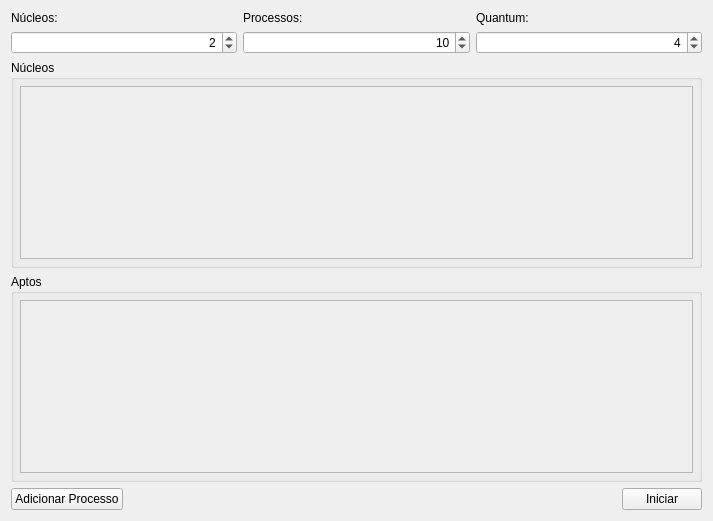
<?xml version="1.0" encoding="UTF-8"?>
<ui version="4.0">
 <class>MainWindow</class>
 <widget class="QMainWindow" name="MainWindow">
  <property name="geometry">
   <rect>
    <x>0</x>
    <y>0</y>
    <width>713</width>
    <height>521</height>
   </rect>
  </property>
  <property name="windowTitle">
   <string>MainWindow</string>
  </property>
  <widget class="QWidget" name="centralWidget">
   <layout class="QVBoxLayout" name="verticalLayout" stretch="0,1,1,0">
    <item>
     <layout class="QGridLayout" name="gridLayout">
      <item row="0" column="2">
       <widget class="QLabel" name="label_3">
        <property name="text">
         <string>Quantum:</string>
        </property>
       </widget>
      </item>
      <item row="1" column="1">
       <widget class="QSpinBox" name="edtQtdProc">
        <property name="alignment">
         <set>Qt::AlignRight|Qt::AlignTrailing|Qt::AlignVCenter</set>
        </property>
        <property name="accelerated">
         <bool>true</bool>
        </property>
        <property name="minimum">
         <number>1</number>
        </property>
        <property name="maximum">
         <number>128</number>
        </property>
        <property name="value">
         <number>10</number>
        </property>
       </widget>
      </item>
      <item row="1" column="2">
       <widget class="QSpinBox" name="edtQuantum">
        <property name="alignment">
         <set>Qt::AlignRight|Qt::AlignTrailing|Qt::AlignVCenter</set>
        </property>
        <property name="accelerated">
         <bool>true</bool>
        </property>
        <property name="minimum">
         <number>2</number>
        </property>
        <property name="maximum">
         <number>20</number>
        </property>
        <property name="value">
         <number>4</number>
        </property>
       </widget>
      </item>
      <item row="0" column="1">
       <widget class="QLabel" name="label_2">
        <property name="text">
         <string>Processos:</string>
        </property>
       </widget>
      </item>
      <item row="0" column="0">
       <widget class="QLabel" name="label">
        <property name="text">
         <string>Núcleos:</string>
        </property>
       </widget>
      </item>
      <item row="1" column="0">
       <widget class="QSpinBox" name="edtNucleos">
        <property name="alignment">
         <set>Qt::AlignRight|Qt::AlignTrailing|Qt::AlignVCenter</set>
        </property>
        <property name="accelerated">
         <bool>true</bool>
        </property>
        <property name="minimum">
         <number>1</number>
        </property>
        <property name="maximum">
         <number>64</number>
        </property>
        <property name="value">
         <number>2</number>
        </property>
       </widget>
      </item>
     </layout>
    </item>
    <item>
     <widget class="QGroupBox" name="grpNucleos">
      <property name="title">
       <string>Núcleos</string>
      </property>
      <layout class="QHBoxLayout" name="horizontalLayout_3">
       <property name="leftMargin">
        <number>6</number>
       </property>
       <property name="topMargin">
        <number>6</number>
       </property>
       <property name="rightMargin">
        <number>6</number>
       </property>
       <property name="bottomMargin">
        <number>6</number>
       </property>
       <item>
        <widget class="QScrollArea" name="scrNucleos">
         <property name="widgetResizable">
          <bool>true</bool>
         </property>
         <widget class="QWidget" name="scrNucleosContents">
          <property name="geometry">
           <rect>
            <x>0</x>
            <y>0</y>
            <width>669</width>
            <height>161</height>
           </rect>
          </property>
          <layout class="QHBoxLayout" name="horizontalLayout_4">
           <property name="leftMargin">
            <number>0</number>
           </property>
           <property name="topMargin">
            <number>0</number>
           </property>
           <property name="rightMargin">
            <number>0</number>
           </property>
           <property name="bottomMargin">
            <number>0</number>
           </property>
          </layout>
         </widget>
        </widget>
       </item>
      </layout>
     </widget>
    </item>
    <item>
     <widget class="QGroupBox" name="grpAptos">
      <property name="title">
       <string>Aptos</string>
      </property>
      <layout class="QHBoxLayout" name="horizontalLayout_2">
       <property name="leftMargin">
        <number>6</number>
       </property>
       <property name="topMargin">
        <number>6</number>
       </property>
       <property name="rightMargin">
        <number>6</number>
       </property>
       <property name="bottomMargin">
        <number>6</number>
       </property>
       <item>
        <widget class="QScrollArea" name="scrAptos">
         <property name="verticalScrollBarPolicy">
          <enum>Qt::ScrollBarAsNeeded</enum>
         </property>
         <property name="horizontalScrollBarPolicy">
          <enum>Qt::ScrollBarAsNeeded</enum>
         </property>
         <property name="widgetResizable">
          <bool>true</bool>
         </property>
         <widget class="QWidget" name="scrAptosContents">
          <property name="geometry">
           <rect>
            <x>0</x>
            <y>0</y>
            <width>669</width>
            <height>160</height>
           </rect>
          </property>
          <layout class="QHBoxLayout" name="horizontalLayout_5">
           <property name="leftMargin">
            <number>0</number>
           </property>
           <property name="topMargin">
            <number>0</number>
           </property>
           <property name="rightMargin">
            <number>0</number>
           </property>
           <property name="bottomMargin">
            <number>0</number>
           </property>
          </layout>
         </widget>
        </widget>
       </item>
      </layout>
     </widget>
    </item>
    <item>
     <layout class="QHBoxLayout" name="horizontalLayout">
      <item>
       <widget class="QPushButton" name="btnAddProcesso">
        <property name="text">
         <string>Adicionar Processo</string>
        </property>
       </widget>
      </item>
      <item>
       <spacer name="horizontalSpacer">
        <property name="orientation">
         <enum>Qt::Horizontal</enum>
        </property>
        <property name="sizeHint" stdset="0">
         <size>
          <width>40</width>
          <height>20</height>
         </size>
        </property>
       </spacer>
      </item>
      <item>
       <widget class="QPushButton" name="btnIniciar">
        <property name="text">
         <string>Iniciar</string>
        </property>
       </widget>
      </item>
     </layout>
    </item>
   </layout>
  </widget>
 </widget>
 <layoutdefault spacing="6" margin="11"/>
 <tabstops>
  <tabstop>edtNucleos</tabstop>
  <tabstop>edtQtdProc</tabstop>
  <tabstop>edtQuantum</tabstop>
  <tabstop>scrNucleos</tabstop>
  <tabstop>scrAptos</tabstop>
  <tabstop>btnAddProcesso</tabstop>
  <tabstop>btnIniciar</tabstop>
 </tabstops>
 <resources/>
 <connections/>
</ui>
